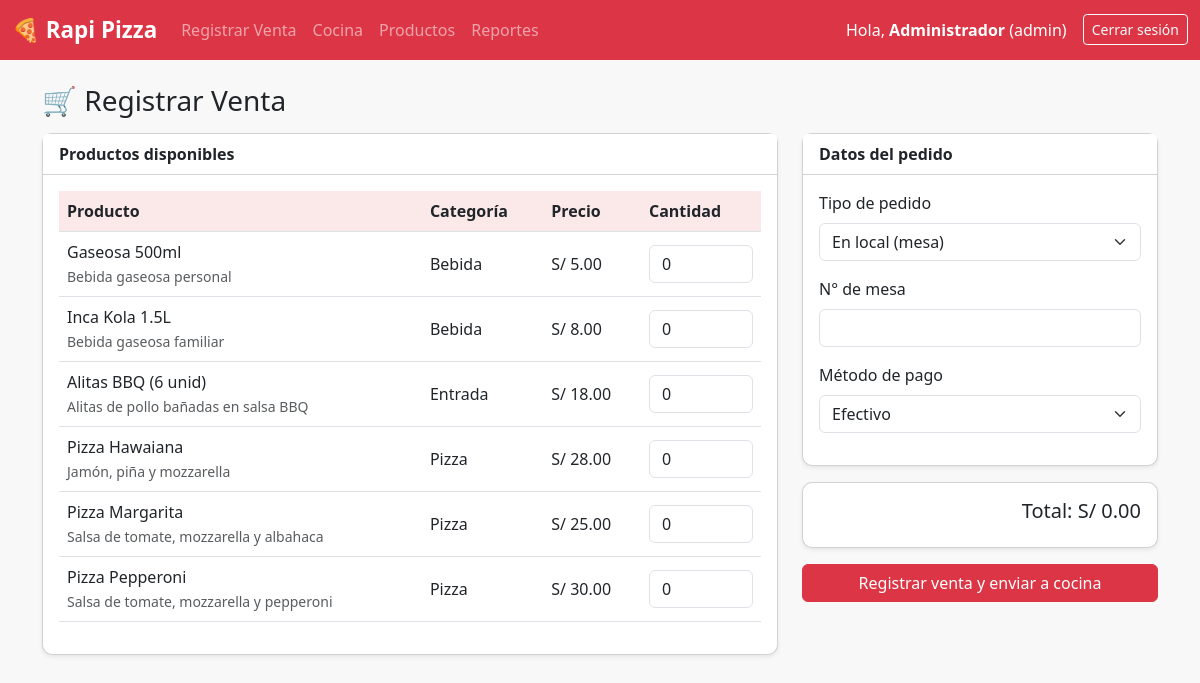
The page /index.php?page=ventas (signed in) on the database its author committed.
### tables this page shows
CREATE TABLE producto (
    id INT AUTO_INCREMENT PRIMARY KEY,
    nombre VARCHAR(100) NOT NULL,
    descripcion VARCHAR(255),
    categoria VARCHAR(50) NOT NULL,
    precio DECIMAL(10,2) NOT NULL,
    activo INT NOT NULL DEFAULT 1
);

### controller/ventaController.php (called while the page is built, shortened)
<?php
require_once __DIR__ . '/../models/Producto.php';
$productoModelo = new Producto($conexion);
$productos = $productoModelo->listarActivos();
require __DIR__ . '/../public/views/ventas.php';

### models/Producto.php (called while the page is built, shortened)
<?php
class Producto {
    private $conexion;
    public function __construct($conexion) {
        $this->conexion = $conexion;
    }
    public function listarActivos() {
        $sql = "SELECT * FROM producto WHERE activo = 1 ORDER BY categoria, nombre";
        $stmt = $this->conexion->query($sql);
        return $stmt->fetchAll(PDO::FETCH_ASSOC);
    }
}

### public/views/ventas.php (the view, shortened to what this page needs)
<?php require __DIR__ . '/header.php'; ?>
<h3 class="mb-3">🛒 Registrar Venta</h3>
<form method="POST" action="index.php?page=ventas">
    <div class="row">
        <div class="col-md-8">
            <div class="card shadow-sm mb-3">
                <div class="card-header bg-white">
                    <strong>Productos disponibles</strong>
                </div>
                <div class="card-body">
                    <table class="table table-hover align-middle">
                        <thead>
                            <tr>
                                <th>Producto</th>
                                <th>Categoría</th>
                                <th>Precio</th>
                                <th style="width: 120px;">Cantidad</th>
                            </tr>
                        </thead>
                        <tbody>
                            <?php foreach ($productos as $producto): ?>
                                <tr>
                                    <td>
                                        <?php echo htmlspecialchars($producto['nombre']); ?>
                                        <?php if (!empty($producto['descripcion'])): ?>
                                            <br><small class="text-muted"><?php echo htmlspecialchars($producto['descripcion']); ?></small>
                                        <?php endif; ?>
                                    </td>
                                    <td><?php echo htmlspecialchars($producto['categoria']); ?></td>
                                    <td class="precio-producto" data-precio="<?php echo $producto['precio']; ?>">
                                        S/ <?php echo number_format($producto['precio'], 2); ?>
                                    </td>
                                    <td>
                                        <input type="number" name="cantidad[]" min="0" value="0" class="form-control input-cantidad">
                                    </td>
                                </tr>
                            <?php endforeach; ?>
                        </tbody>
                    </table>
                </div>
            </div>
        </div>
        <div class="col-md-4">
            <div class="card shadow-sm mb-3">
                <div class="card-header bg-white">
                    <strong>Datos del pedido</strong>
                </div>
                <div class="card-body">
                    <div class="mb-3">
                        <label class="form-label">Tipo de pedido</label>
                        <select name="tipo_pedido" id="tipo_pedido" class="form-select" required>
                            <option value="local">En local (mesa)</option>
                        </select>
                    </div>
                    <div class="mb-3" id="campo_mesa">
                        <label class="form-label">N° de mesa</label>
                        <input type="number" name="numero_mesa" class="form-control" min="1">
                    </div>
                    <div class="mb-3">
                        <label class="form-label">Método de pago</label>
                        <select name="metodo_pago" class="form-select" required>
                            <option value="efectivo">Efectivo</option>
                        </select>
                    </div>
                </div>
            </div>
            <div class="card shadow-sm mb-3">
                <div class="card-body text-end">
                    <h5>Total: S/ <span id="totalVenta">0.00</span></h5>
                </div>
            </div>
            <button type="submit" name="registrar_venta" class="btn btn-danger w-100">
                Registrar venta y enviar a cocina
            </button>
        </div>
    </div>
</form>
<?php require __DIR__ . '/footer.php'; ?>

### index.php (shortened to what this page needs)
<?php
require_once 'config/conexion.php';
$page = $_GET['page'] ?? 'login';
switch ($page) {
    case 'ventas':
        require 'controller/ventaController.php';
        break;
}

### public/views/header.php (shortened to what this page needs)
<!DOCTYPE html>
<html lang="es">
<head>
    <link href="https://cdn.jsdelivr.net/npm/bootstrap@5.3.0/dist/css/bootstrap.min.css" rel="stylesheet">
    <link href="public/css/estilo.css" rel="stylesheet">
</head>
<body>
<?php if (isset($_SESSION['usuario_id'])): ?>
<nav class="navbar navbar-expand-lg navbar-dark bg-danger">
    <div class="container-fluid">
        <a class="navbar-brand fw-bold" href="index.php?page=ventas">🍕 Rapi Pizza</a>
        <div class="collapse navbar-collapse" id="navbarMenu">
            <ul class="navbar-nav me-auto mb-2 mb-lg-0">
                <li class="nav-item">
                    <a class="nav-link" href="index.php?page=ventas">Registrar Venta</a>
                </li>
                <li class="nav-item">
                    <a class="nav-link" href="index.php?page=pedidos">Cocina</a>
                </li>
                <li class="nav-item">
                    <a class="nav-link" href="index.php?page=productos">Productos</a>
                </li>
                <li class="nav-item">
                    <a class="nav-link" href="index.php?page=reportes">Reportes</a>
                </li>
            </ul>
            <span class="navbar-text text-white me-3">
                Hola, <strong><?php echo htmlspecialchars($_SESSION['usuario_nombre']); ?></strong>
                (<?php echo htmlspecialchars($_SESSION['usuario_rol']); ?>)
            </span>
            <a href="index.php?page=logout" class="btn btn-outline-light btn-sm">Cerrar sesión</a>
        </div>
    </div>
</nav>
<?php endif; ?>
<div class="container mt-4 mb-5">

### public/views/footer.php (shortened to what this page needs)
</div>
</body>
</html>

### public/css/estilo.css (style rules this page uses)
body { background-color: #f8f8f8; font-family: 'Segoe UI', Arial, sans-serif; }
.navbar-brand { font-size: 1.4rem; }
.card { border-radius: 10px; }
.table th { background-color: #fbe9e9; }
#tipo_pedido { cursor: pointer; }

### rows shown on the page
producto: nombre "Gaseosa 500ml", descripcion "Bebida gaseosa personal", categoria "Bebida", precio "5.00"
producto: nombre "Inca Kola 1.5L", descripcion "Bebida gaseosa familiar", categoria "Bebida", precio "8.00"
producto: nombre "Alitas BBQ (6 unid)", descripcion "Alitas de pollo bañadas en salsa BBQ", categoria "Entrada", precio "18.00"
producto: nombre "Pizza Hawaiana", descripcion "Jamón, piña y mozzarella", categoria "Pizza", precio "28.00"
producto: nombre "Pizza Margarita", descripcion "Salsa de tomate, mozzarella y albahaca", categoria "Pizza", precio "25.00"
producto: nombre "Pizza Pepperoni", descripcion "Salsa de tomate, mozzarella y pepperoni", categoria "Pizza", precio "30.00"

### other values the page prints
$_SESSION['usuario_nombre'] "Administrador"
$_SESSION['usuario_rol'] "admin"
